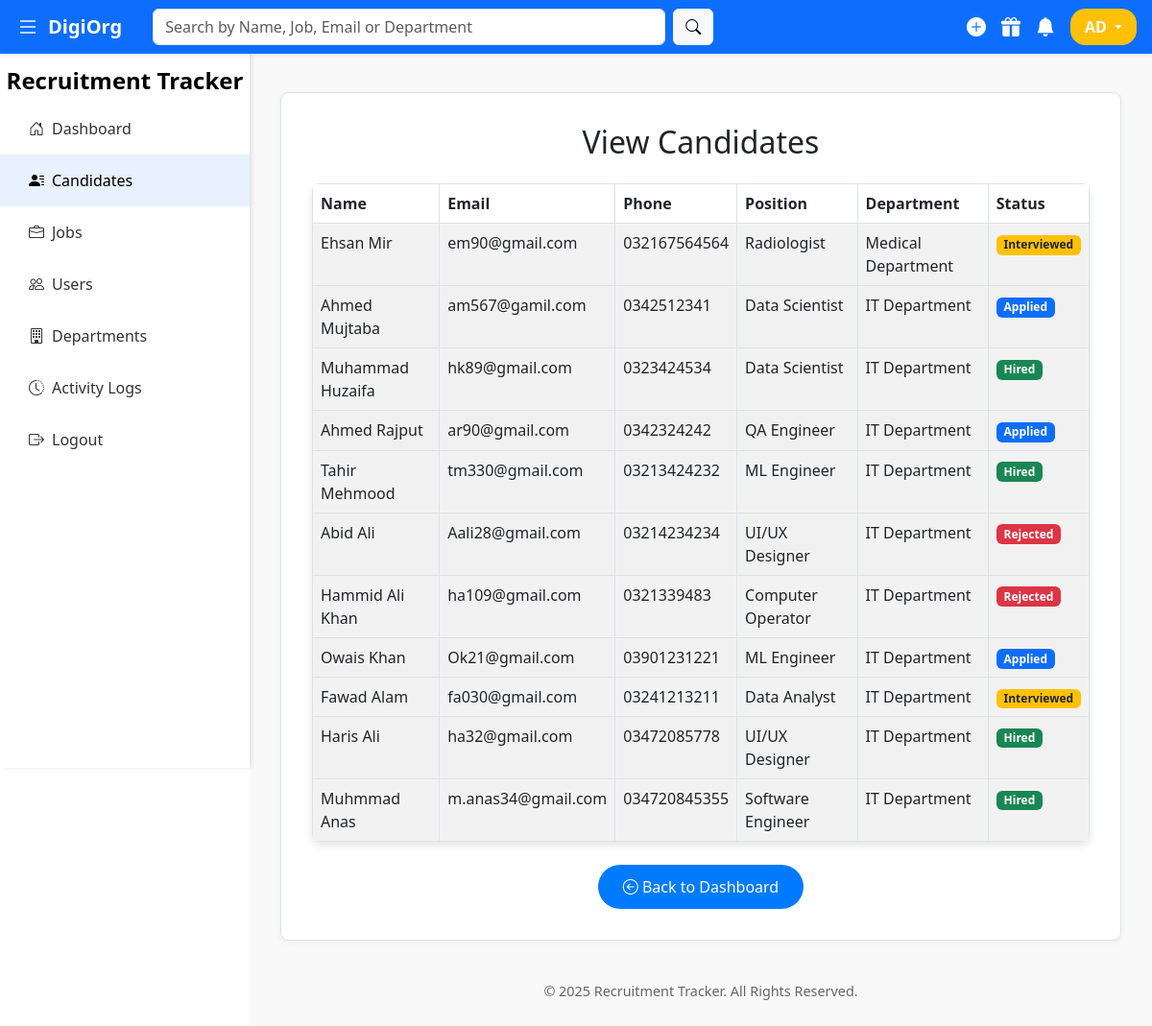
The app's page /candidate/view_candidates.php (signed in) with its own data.
### tables this page shows
CREATE TABLE `candidates` (
  `id` int(11) NOT NULL,
  `name` varchar(100) NOT NULL,
  `email` varchar(100) NOT NULL,
  `phone` varchar(20) DEFAULT NULL,
  `position` varchar(100) DEFAULT NULL,
  `status` enum('Applied','Interviewed','Hired','Rejected') DEFAULT 'Applied',
  `department_id` int(11) DEFAULT NULL
);

CREATE TABLE `departments` (
  `id` int(11) NOT NULL,
  `name` varchar(100) NOT NULL,
  `description` text DEFAULT NULL
);

### candidate/view_candidates.php (the view, shortened to what this page needs)
<?php
require_once('../config/db.php');
$query = "
    SELECT candidates.*, departments.name AS department_name
    FROM candidates
    LEFT JOIN departments ON candidates.department_id = departments.id
    ORDER BY candidates.id DESC
";
$result = mysqli_query($conn, $query);
?>
<!DOCTYPE html>
<html lang="en">
<head>
  <link href="https://cdn.jsdelivr.net/npm/bootstrap@5.3.0/dist/css/bootstrap.min.css" rel="stylesheet" />
  <link href="https://cdn.jsdelivr.net/npm/bootstrap-icons@1.10.5/font/bootstrap-icons.css" rel="stylesheet" />
</head>
<body>
<?php include('../partials/navbar.php'); ?>
<?php include('../partials/sidebar.php'); ?>
<div class="content" id="content">
  <div class="card-light">
    <h2 class="mb-4 text-center">View Candidates</h2>
    <?php if (mysqli_num_rows($result) === 0): ?>
      <p class="no-data">No candidates found.</p>
    <?php else: ?>
      <table class="table table-striped table-bordered">
        <thead>
          <tr>
            <th>Name</th>
            <th>Email</th>
            <th>Phone</th>
            <th>Position</th>
            <th>Department</th>
            <th>Status</th>
          </tr>
        </thead>
        <tbody>
          <?php while ($candidate = mysqli_fetch_assoc($result)): ?>
            <tr>
              <td><?= htmlspecialchars($candidate['name']); ?></td>
              <td><?= htmlspecialchars($candidate['email']); ?></td>
              <td><?= htmlspecialchars($candidate['phone']); ?></td>
              <td><?= htmlspecialchars($candidate['position']); ?></td>
              <td><?= htmlspecialchars($candidate['department_name'] ?? '—'); ?></td>
              <td>
                <?php
                  $status = htmlspecialchars($candidate['status']);
                  $badgeClass = '';
                  if ($status === 'Hired') {
                    $badgeClass = 'bg-success';
                  } elseif ($status === 'Rejected') {
                    $badgeClass = 'bg-danger';
                  } elseif ($status === 'Interviewed') {
                    $badgeClass = 'bg-warning text-dark';
                  } elseif ($status === 'Applied') {
                    $badgeClass = 'bg-primary';
                  } else {
                    $badgeClass = 'bg-secondary';
                  }
                ?>
                <span class="badge <?= $badgeClass; ?>"><?= $status; ?></span>
              </td>
            </tr>
          <?php endwhile; ?>
        </tbody>
      </table>
    <?php endif; ?>
    <div class="text-center mt-4">
      <a href="../dashboard.php" class="btn btn-custom"><i class="bi bi-arrow-left-circle"></i> Back to Dashboard</a>
    </div>
  </div>
  <div class="footer">
    <p>&copy; 2025 Recruitment Tracker. All Rights Reserved.</p>
  </div>
</div>
</body>
</html>

### candidate/view_candidates.php (style rules this page uses)
.content { margin-left: 260px; padding: 6rem 2rem 2rem 2rem; transition: margin-left 0.3s ease; min-height: 100vh; background-color: #f9f9f9; display: flex; flex-direction: column; align-items: center; }
.card-light { background-color: #fff; border: 1px solid #dee2e6; border-radius: 8px; box-shadow: 0 2px 6px rgba(0,0,0,0.05); padding: 2rem; width: 100%; max-width: 1100px; }
table { width: 100%; border-collapse: collapse; border-radius: 8px; overflow: hidden; box-shadow: 0 4px 8px rgba(0,0,0,0.1); }
table th, table td { padding: 15px 20px; text-align: left; }
table th { background-color: #007bff; color: white; font-weight: bold; }
table td { background-color: #f9f9f9; color: #333; }
table tr:nth-child(even) td { background-color: #f1f1f1; }
.btn-custom { background-color: #007bff; color: white; border-radius: 30px; padding: 10px 25px; font-size: 1rem; transition: background-color 0.3s ease; }
.footer { text-align: center; padding: 10px 0; color: #666; font-size: 0.9rem; margin-top: 2rem; }

### records on screen
candidates: name "Ehsan Mir", email "em90@gmail.com", phone "032167564564", position "Radiologist", department.name "Medical Department", status "Interviewed"
candidates: name "Ahmed Mujtaba", email "am567@gamil.com", phone "0342512341", position "Data Scientist", department.name "IT Department", status "Applied"
candidates: name "Muhammad Huzaifa", email "hk89@gmail.com", phone "0323424534", position "Data Scientist", department.name "IT Department", status "Hired"
candidates: name "Ahmed Rajput", email "ar90@gmail.com", phone "0342324242", position "QA Engineer", department.name "IT Department", status "Applied"
candidates: name "Tahir Mehmood", email "tm330@gmail.com", phone "03213424232", position "ML Engineer", department.name "IT Department", status "Hired"
candidates: name "Abid Ali", email "Aali28@gmail.com", phone "03214234234", position "UI/UX Designer", department.name "IT Department", status "Rejected"
candidates: name "Hammid Ali Khan", email "ha109@gmail.com", phone "0321339483", position "Computer Operator", department.name "IT Department", status "Rejected"
candidates: name "Owais Khan", email "Ok21@gmail.com", phone "03901231221", position "ML Engineer", department.name "IT Department", status "Applied"
candidates: name "Fawad Alam", email "fa030@gmail.com", phone "03241213211", position "Data Analyst", department.name "IT Department", status "Interviewed"
candidates: name "Haris Ali", email "ha32@gmail.com", phone "03472085778", position "UI/UX Designer", department.name "IT Department", status "Hired"
candidates: name "Muhmmad Anas", email "m.anas34@gmail.com", phone "034720845355", position "Software Engineer", department.name "IT Department", status "Hired"

### other values on screen
$initials "AD"
